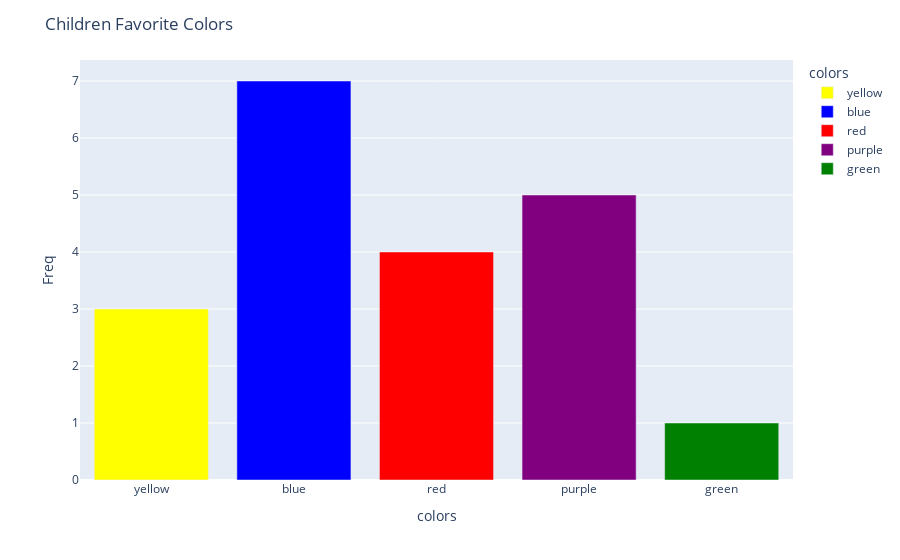

The notebook cell this image was saved under:
### Code cell
import plotly.express as px
import pandas as pd

# Create a dataset
df = pd.DataFrame(dict(
Freq = [3,7,4,5,1],
colors = ['yellow', 'blue', 'red', 'purple', 'green']))

# Create a bar graph
fig = px.bar(df, x = 'colors', y = 'Freq', color = 'colors',
             color_discrete_map = {'yellow': 'yellow', 'blue': 'blue', 'red': 'red', 
                                   'purple': 'purple', 'green': 'green'})

# Set the title
fig.update_layout(title='Children Favorite Colors')

# Show the graph
fig.show()

### Figure 1 — Plotly figure (JSON) as saved in the notebook; plotly's stock layout.template omitted (floating-point values rounded to 4 significant figures)
{"data": [{"alignmentgroup": "True", "hovertemplate": "colors=%{x}<br>Freq=%{y}<extra></extra>", "legendgroup": "yellow", "marker": {"color": "yellow", "pattern": {"shape": ""}}, "name": "yellow", "offsetgroup": "yellow", "orientation": "v", "showlegend": true, "textposition": "auto", "type": "bar", "x": ["yellow"], "xaxis": "x", "y": [3], "yaxis": "y"}, {"alignmentgroup": "True", "hovertemplate": "colors=%{x}<br>Freq=%{y}<extra></extra>", "legendgroup": "blue", "marker": {"color": "blue", "pattern": {"shape": ""}}, "name": "blue", "offsetgroup": "blue", "orientation": "v", "showlegend": true, "textposition": "auto", "type": "bar", "x": ["blue"], "xaxis": "x", "y": [7], "yaxis": "y"}, {"alignmentgroup": "True", "hovertemplate": "colors=%{x}<br>Freq=%{y}<extra></extra>", "legendgroup": "red", "marker": {"color": "red", "pattern": {"shape": ""}}, "name": "red", "offsetgroup": "red", "orientation": "v", "showlegend": true, "textposition": "auto", "type": "bar", "x": ["red"], "xaxis": "x", "y": [4], "yaxis": "y"}, {"alignmentgroup": "True", "hovertemplate": "colors=%{x}<br>Freq=%{y}<extra></extra>", "legendgroup": "purple", "marker": {"color": "purple", "pattern": {"shape": ""}}, "name": "purple", "offsetgroup": "purple", "orientation": "v", "showlegend": true, "textposition": "auto", "type": "bar", "x": ["purple"], "xaxis": "x", "y": [5], "yaxis": "y"}, {"alignmentgroup": "True", "hovertemplate": "colors=%{x}<br>Freq=%{y}<extra></extra>", "legendgroup": "green", "marker": {"color": "green", "pattern": {"shape": ""}}, "name": "green", "offsetgroup": "green", "orientation": "v", "showlegend": true, "textposition": "auto", "type": "bar", "x": ["green"], "xaxis": "x", "y": [1], "yaxis": "y"}], "layout": {"barmode": "relative", "legend": {"title": {"text": "colors"}, "tracegroupgap": 0}, "margin": {"t": 60}, "title": {"text": "Children Favorite Colors"}, "xaxis": {"anchor": "y", "categoryarray": ["yellow", "blue", "red", "purple", "green"], "categoryorder": "array", "domain": [0, 1], "title": {"text": "colors"}}, "yaxis": {"anchor": "x", "domain": [0, 1], "title": {"text": "Freq"}}}}
